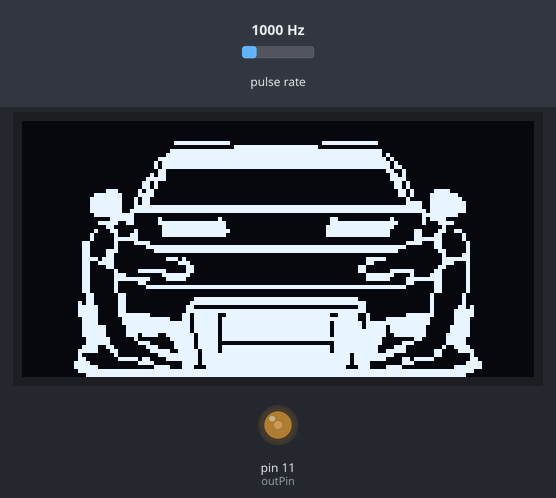
Bench run of a sketch on a simulated Arduino Uno, built with avr-gcc and run on an emulated ATmega328P. Shown: 128×64 one-colour display, output pins drawn as LEDs (lit = HIGH). Wiring (inferred from the names in the program): pulse sensor: data pin 8. The inputs (shaded band) are chosen by the test bench; at power-on: pulse rate 1000 Hz. What the sketch prints to the serial monitor is not drawn.

Above: at 2.14 s.
6.3 s: pulse rate (sensor on pin 8) set to 100 Hz
At 7.5 s:
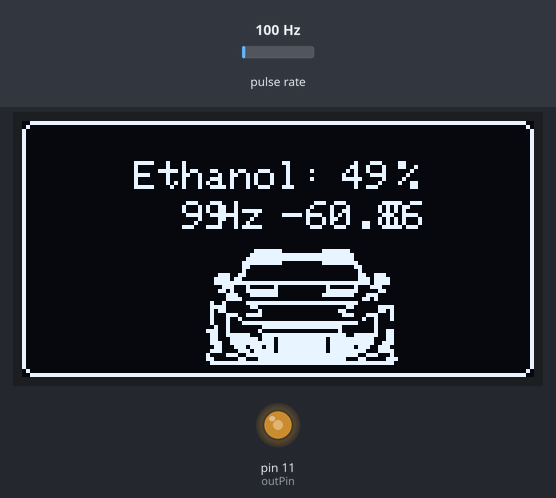
At 12.4 s:
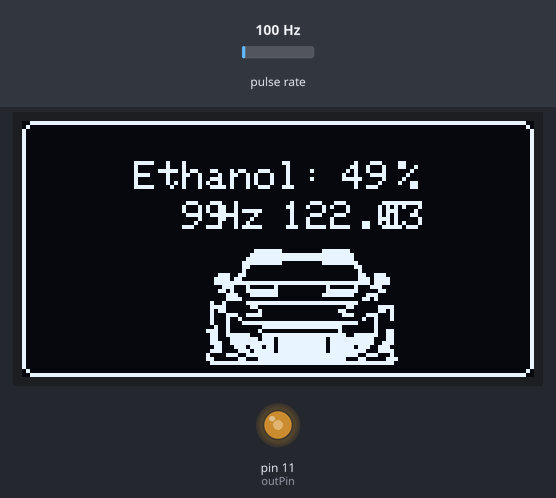
Timing chart, 0 to 13.9 s (numbered marks = the images above; inputs shaded):
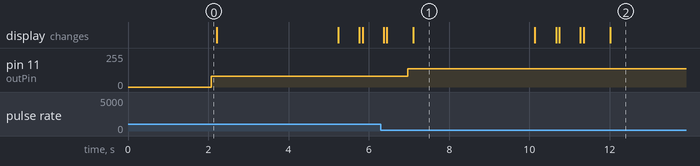

Measured:
- after the input at 6.3 s, pin 11 (outPin): 82/255 → 138/255 after 0.67 s
- what the display in image 1 shows lasts 3.0 s, from 7.1 s to 10.1 s

The sketch:

brzFlexFuel.ino
```cpp
/*******************************************************
This program will sample a 50-150hz signal depending on ethanol
content, and output a 0-5V signal via PWM.
The LCD (for those using an Arduino Uno + LCD shield) will display ethanol content, hz input, mv output, fuel temp

Connect PWM output to TGV. 3.3kOhm resistor works fine.

Input pin 8 (PB0) ICP1 on Atmega328
Output pin 3 or 11, defined below


********************************************************/

// include the library code:
//Changes to use 0.96 oled screen //V-tsan
#include <SPI.h>
#include <Wire.h>
#include <Adafruit_GFX.h>
#include <Adafruit_SSD1306.h>
Adafruit_SSD1306 display(128, 64, &Wire, 4, 800000UL, 100000UL);

//BRZ v3 image code here
static const unsigned char PROGMEM brzCar [] ={
0x00, 0x00, 0x00, 0x00, 0x03, 0xff, 0xf0, 0x00, 0x00, 0x1f, 0xff, 0x80, 0x00, 0x00, 0x00, 0x00,
	0x00, 0x00, 0x00, 0x00, 0x00, 0x00, 0x07, 0xff, 0xff, 0xc0, 0x00, 0x00, 0x00, 0x00, 0x00, 0x00,
	0x00, 0x00, 0x00, 0x00, 0x07, 0xff, 0xff, 0xff, 0xff, 0xff, 0xff, 0xc0, 0x00, 0x00, 0x00, 0x00,
	0x00, 0x00, 0x00, 0x00, 0x0f, 0xff, 0xff, 0xff, 0xff, 0xff, 0xff, 0xd0, 0x00, 0x00, 0x00, 0x00,
	0x00, 0x00, 0x00, 0x00, 0x3f, 0xff, 0xff, 0xff, 0xff, 0xff, 0xff, 0xe8, 0x00, 0x00, 0x00, 0x00,
	0x00, 0x00, 0x00, 0x00, 0x5f, 0xff, 0xff, 0xff, 0xff, 0xff, 0xff, 0xf4, 0x00, 0x00, 0x00, 0x00,
	0x00, 0x00, 0x00, 0x00, 0x5f, 0xff, 0xff, 0xff, 0xff, 0xff, 0xff, 0xf6, 0x00, 0x00, 0x00, 0x00,
	0x00, 0x00, 0x00, 0x00, 0x30, 0x00, 0x00, 0x00, 0x00, 0x00, 0x00, 0x19, 0x00, 0x00, 0x00, 0x00,
	0x00, 0x00, 0x00, 0x00, 0xb0, 0x00, 0x00, 0x00, 0x00, 0x00, 0x00, 0x0d, 0x00, 0x00, 0x00, 0x00,
	0x00, 0x00, 0x00, 0x01, 0xf0, 0x00, 0x00, 0x00, 0x00, 0x00, 0x00, 0x0f, 0x00, 0x00, 0x00, 0x00,
	0x00, 0x00, 0x00, 0x03, 0x40, 0x00, 0x00, 0x00, 0x00, 0x00, 0x00, 0x06, 0x80, 0x00, 0x00, 0x00,
	0x00, 0x00, 0x00, 0x03, 0x40, 0x00, 0x00, 0x00, 0x00, 0x00, 0x00, 0x06, 0x80, 0x00, 0x00, 0x00,
	0x00, 0x00, 0x07, 0x05, 0x80, 0x00, 0x00, 0x00, 0x00, 0x00, 0x00, 0x03, 0x41, 0xe0, 0x00, 0x00,
	0x00, 0x00, 0x3f, 0x87, 0x80, 0x00, 0x00, 0x00, 0x00, 0x00, 0x00, 0x03, 0x43, 0xf8, 0x00, 0x00,
	0x00, 0x00, 0x7f, 0x8b, 0x00, 0x00, 0x00, 0x00, 0x00, 0x00, 0x00, 0x00, 0x83, 0xfc, 0x00, 0x00,
	0x00, 0x00, 0x7f, 0x8b, 0x00, 0x00, 0x00, 0x00, 0x00, 0x00, 0x00, 0x00, 0xf3, 0xfe, 0x00, 0x00,
	0x00, 0x00, 0x7f, 0x8f, 0xff, 0xff, 0xff, 0xff, 0xff, 0xff, 0xff, 0xff, 0xf3, 0xfe, 0x00, 0x00,
	0x00, 0x00, 0x7f, 0x9f, 0xff, 0xff, 0xff, 0xff, 0xff, 0xff, 0xff, 0xff, 0xfb, 0xfe, 0x00, 0x00,
	0x00, 0x00, 0x3f, 0xf0, 0x00, 0x00, 0x00, 0x00, 0x00, 0x00, 0x00, 0x00, 0x0f, 0xf8, 0x00, 0x00,
	0x00, 0x00, 0x03, 0xf0, 0x20, 0x00, 0x40, 0x00, 0x00, 0x06, 0x00, 0x08, 0x0b, 0xc0, 0x00, 0x00,
	0x00, 0x00, 0x1f, 0x30, 0x3f, 0xff, 0xe0, 0x00, 0x00, 0x07, 0xff, 0xfc, 0x08, 0xf0, 0x00, 0x00,
	0x00, 0x00, 0x06, 0x00, 0x1f, 0xff, 0xe0, 0x00, 0x00, 0x0f, 0xff, 0xf8, 0x00, 0x40, 0x00, 0x00,
	0x00, 0x00, 0x23, 0x08, 0x1f, 0xff, 0xf0, 0x00, 0x00, 0x0f, 0xff, 0xf0, 0x30, 0xcc, 0x00, 0x00,
	0x00, 0x00, 0x41, 0x18, 0x1f, 0xff, 0xe0, 0x00, 0x00, 0x0f, 0xff, 0xf0, 0x31, 0x82, 0x00, 0x00,
	0x00, 0x00, 0x41, 0xf8, 0x00, 0x00, 0x00, 0x00, 0x00, 0x00, 0x00, 0x00, 0x3f, 0x82, 0x00, 0x00,
	0x00, 0x01, 0x81, 0x0f, 0x00, 0x00, 0x00, 0x00, 0x00, 0x00, 0x00, 0x00, 0xf1, 0x81, 0x00, 0x00,
	0x00, 0x01, 0x81, 0x01, 0xff, 0xff, 0xff, 0xff, 0xff, 0xff, 0xff, 0xff, 0x01, 0x81, 0x00, 0x00,
	0x00, 0x01, 0x87, 0x00, 0x7f, 0xff, 0xff, 0xff, 0xff, 0xff, 0xff, 0xfc, 0x00, 0xc1, 0x00, 0x00,
	0x00, 0x01, 0x86, 0x00, 0x00, 0x00, 0x00, 0x00, 0x00, 0x00, 0x00, 0x00, 0x00, 0x43, 0x00, 0x00,
	0x00, 0x01, 0xee, 0x00, 0x0e, 0x80, 0x00, 0x00, 0x00, 0x00, 0x03, 0xe0, 0x00, 0x7f, 0x00, 0x00,
	0x00, 0x01, 0x9e, 0x00, 0x01, 0xc0, 0x00, 0x00, 0x00, 0x00, 0x03, 0x00, 0x00, 0x71, 0x00, 0x00,
	0x00, 0x01, 0x86, 0x00, 0x00, 0x60, 0x00, 0x00, 0x00, 0x00, 0x0c, 0x00, 0x00, 0xc1, 0x00, 0x00,
	0x00, 0x01, 0x81, 0x07, 0xf0, 0x60, 0x00, 0x00, 0x00, 0x00, 0x0c, 0x0f, 0xc1, 0x81, 0x00, 0x00,
	0x00, 0x01, 0x81, 0xc0, 0x1f, 0xc0, 0x00, 0x00, 0x00, 0x00, 0x03, 0xf8, 0x43, 0x81, 0x00, 0x00,
	0x00, 0x01, 0x81, 0xff, 0x0f, 0x80, 0x00, 0x00, 0x00, 0x00, 0x03, 0xf0, 0xff, 0x81, 0x00, 0x00,
	0x00, 0x01, 0x81, 0x06, 0x00, 0x00, 0x00, 0x00, 0x00, 0x00, 0x00, 0x00, 0xc1, 0x81, 0x00, 0x00,
	0x00, 0x01, 0x81, 0x01, 0xff, 0xff, 0xff, 0xff, 0xff, 0xff, 0xff, 0xff, 0x01, 0x81, 0x00, 0x00,
	0x00, 0x01, 0x81, 0x00, 0x00, 0x00, 0x00, 0x00, 0x00, 0x00, 0x00, 0x00, 0x01, 0x81, 0x00, 0x00,
	0x00, 0x00, 0xc0, 0xc0, 0x00, 0x00, 0x00, 0x00, 0x00, 0x00, 0x00, 0x00, 0x02, 0x02, 0x00, 0x00,
	0x00, 0x00, 0xc0, 0xc0, 0x00, 0x1f, 0xff, 0xff, 0xff, 0xff, 0xf0, 0x00, 0x02, 0x02, 0x00, 0x00,
	0x00, 0x02, 0xc0, 0xc0, 0x00, 0x3f, 0xff, 0xff, 0xff, 0xff, 0xfc, 0x00, 0x02, 0x02, 0x00, 0x00,
	0x00, 0x03, 0xe0, 0xc0, 0x00, 0x60, 0x00, 0x00, 0x00, 0x00, 0x0c, 0x00, 0x02, 0x06, 0x80, 0x00,
	0x00, 0x03, 0xe0, 0xc0, 0x00, 0x7f, 0xff, 0xff, 0xff, 0xff, 0xfc, 0x00, 0x02, 0x0f, 0x80, 0x00,
	0x00, 0x03, 0xe0, 0xff, 0x00, 0xdf, 0x9f, 0xff, 0xff, 0xf9, 0xf2, 0x00, 0xfe, 0x0f, 0x80, 0x00,
	0x00, 0x01, 0xe0, 0x7f, 0xf8, 0xdf, 0xbf, 0xff, 0xff, 0xff, 0xf2, 0x1f, 0xfc, 0x0f, 0x00, 0x00,
	0x00, 0x01, 0xe0, 0x7f, 0xff, 0xdf, 0xbf, 0xff, 0xff, 0xfb, 0xfb, 0xff, 0xfc, 0x0f, 0x00, 0x00,
	0x00, 0x01, 0xf8, 0x3f, 0xff, 0xdf, 0xbf, 0xff, 0xff, 0xfb, 0xfb, 0xef, 0xf8, 0x1f, 0x00, 0x00,
	0x00, 0x01, 0xf8, 0x3f, 0xff, 0xdf, 0xbf, 0xff, 0xff, 0xfb, 0xff, 0xef, 0xf8, 0x1f, 0x00, 0x00,
	0x00, 0x01, 0xf8, 0x3b, 0xcf, 0xef, 0xbf, 0xff, 0xff, 0xfb, 0xff, 0xe7, 0xf8, 0x3f, 0x00, 0x00,
	0x00, 0x00, 0xfc, 0x08, 0x07, 0xef, 0xbf, 0xff, 0xff, 0xff, 0xff, 0xc0, 0x30, 0x3e, 0x00, 0x00,
	0x00, 0x00, 0xfc, 0x07, 0x03, 0xef, 0x80, 0x00, 0x00, 0x03, 0xff, 0xc1, 0xc0, 0x3e, 0x00, 0x00,
	0x00, 0x01, 0xe6, 0x01, 0xc3, 0xef, 0xbf, 0xff, 0xff, 0xfb, 0xff, 0x87, 0x00, 0x4f, 0x00, 0x00,
	0x00, 0x03, 0xe3, 0x00, 0xf9, 0xf7, 0xbf, 0xff, 0xff, 0xfb, 0xff, 0x9f, 0x01, 0x87, 0x80, 0x00,
	0x00, 0x02, 0x01, 0x00, 0x3f, 0xf7, 0xff, 0xff, 0xff, 0xff, 0xdf, 0xf8, 0x01, 0x80, 0x80, 0x00,
	0x00, 0x03, 0x00, 0xfb, 0x0f, 0xf7, 0xff, 0xff, 0xff, 0xff, 0xdf, 0xe1, 0xbe, 0x00, 0xc0, 0x00,
	0x00, 0x07, 0x80, 0x07, 0x80, 0xf7, 0xff, 0xff, 0xff, 0xff, 0xde, 0x01, 0xc0, 0x01, 0xe0, 0x00,
	0x00, 0x07, 0xe0, 0x00, 0x78, 0xe3, 0xff, 0xff, 0xff, 0xff, 0x8e, 0x1e, 0x00, 0x0f, 0xe0, 0x00,
	0x00, 0x03, 0xff, 0xff, 0xff, 0xff, 0xff, 0xff, 0xff, 0xff, 0xff, 0xff, 0xff, 0xff, 0x80, 0x00,
	0x00, 0x00, 0xff, 0xff, 0xff, 0xff, 0xff, 0xff, 0xff, 0xff, 0xff, 0xff, 0xff, 0xfe, 0x00, 0x00,
	0x00, 0x00, 0x00, 0x00, 0x00, 0x00, 0x00, 0x00, 0x00, 0x00, 0x00, 0x00, 0x00, 0x00, 0x00, 0x00,
	0x00, 0x00, 0x00, 0x00, 0x00, 0x00, 0x00, 0x00, 0x00, 0x00, 0x00, 0x00, 0x00, 0x00, 0x00, 0x00,
	0x00, 0x00, 0x00, 0x00, 0x00, 0x00, 0x00, 0x00, 0x00, 0x00, 0x00, 0x00, 0x00, 0x00, 0x00, 0x00,
	0x00, 0x00, 0x00, 0x00, 0x00, 0x00, 0x00, 0x00, 0x00, 0x00, 0x00, 0x00, 0x00, 0x00, 0x00, 0x00,
	0x00, 0x00, 0x00, 0x00, 0x00, 0x00, 0x00, 0x00, 0x00, 0x00, 0x00, 0x00, 0x00, 0x00, 0x00, 0x00
  };

static const unsigned char PROGMEM smallBrzCar [] ={
// 'download-ConvertImage', 60x40px
0x00, 0x00, 0x3f, 0x80, 0x1f, 0xc0, 0x00, 0x00, 0x00, 0x00, 0x7f, 0xff, 0xff, 0xe0, 0x00, 0x00,
0x00, 0x00, 0xff, 0xff, 0xff, 0xe0, 0x00, 0x00, 0x00, 0x01, 0xff, 0x80, 0x1f, 0xf0, 0x00, 0x00,
0x00, 0x01, 0x80, 0x00, 0x00, 0x18, 0x00, 0x00, 0x00, 0x01, 0x00, 0x00, 0x00, 0x08, 0x00, 0x00,
0x00, 0x73, 0x00, 0x00, 0x00, 0x0c, 0xe0, 0x00, 0x00, 0xf6, 0x00, 0x00, 0x00, 0x0e, 0xf0, 0x00,
0x00, 0xff, 0xff, 0xff, 0xff, 0xfe, 0xf0, 0x00, 0x00, 0x38, 0x81, 0x00, 0x08, 0x11, 0xc0, 0x00,
0x00, 0x68, 0xff, 0x00, 0x0f, 0xf0, 0x60, 0x00, 0x00, 0x1c, 0x7f, 0x00, 0x1f, 0xe3, 0x80, 0x00,
0x00, 0x1e, 0x00, 0x00, 0x00, 0x06, 0x80, 0x00, 0x01, 0x20, 0xff, 0xff, 0xff, 0xf0, 0x00, 0x00,
0x01, 0xe0, 0x60, 0x00, 0x00, 0x60, 0x78, 0x00, 0x01, 0x60, 0x10, 0x00, 0x01, 0x80, 0x68, 0x00,
0x01, 0x1c, 0xf0, 0x00, 0x00, 0xe3, 0x88, 0x00, 0x01, 0x12, 0x00, 0x00, 0x00, 0x04, 0x88, 0x00,
0x01, 0x11, 0xff, 0xff, 0xff, 0xf0, 0x80, 0x00, 0x00, 0x90, 0x0f, 0xff, 0xff, 0x00, 0x80, 0x00,
0x03, 0x90, 0x10, 0x00, 0x01, 0x00, 0x98, 0x00, 0x01, 0x9f, 0x8f, 0xff, 0xff, 0x9f, 0x98, 0x00,
0x01, 0x8f, 0xee, 0xff, 0xf7, 0xff, 0x18, 0x00, 0x01, 0xcf, 0xfe, 0xff, 0xf7, 0xff, 0x38, 0x00,
0x00, 0xc7, 0x76, 0xff, 0xf7, 0xee, 0x70, 0x00, 0x01, 0xc3, 0xbe, 0xff, 0xf7, 0xfc, 0x78, 0x00,
0x02, 0x1c, 0xff, 0xff, 0xff, 0xf3, 0x88, 0x00, 0x03, 0x03, 0x1f, 0xff, 0xff, 0x8c, 0x1c, 0x00,
0x01, 0xff, 0xff, 0xff, 0xff, 0xff, 0xf8, 0x00, 0x00, 0x00, 0x00, 0x00, 0x00, 0x00, 0x00, 0x00,
0x00, 0x00, 0x00, 0x00, 0x00, 0x00, 0x00, 0x00, 0x00, 0x00, 0x00, 0x00, 0x00, 0x00, 0x00, 0x00,
0x00, 0x00, 0x00, 0x00, 0x00, 0x00, 0x00, 0x00, 0x00, 0x00, 0x00, 0x00, 0x00, 0x00, 0x00, 0x00,
0x00, 0x00, 0x00, 0x00, 0x00, 0x00, 0x00, 0x00, 0x00, 0x00, 0x00, 0x00, 0x00, 0x00, 0x00, 0x00,
0x00, 0x00, 0x00, 0x00, 0x00, 0x00, 0x00, 0x00, 0x00, 0x00, 0x00, 0x00, 0x00, 0x00, 0x00, 0x00,
0x00, 0x00, 0x00, 0x00, 0x00, 0x00, 0x00, 0x00, 0x00, 0x00, 0x00, 0x00, 0x00, 0x00, 0x00, 0x00
};

/* Declaration for an SSD1306 display connected to I2C (SDA, SCL pins)
Pins:
 * GND = GND
 * VCC = 5V
 * SCL = A5
 * SDA = A4
  */


int inpPin = 8;     //define input pin to 8
int outPin = 11;    //define PWM output, possible pins with LCD and 32khz freq. are 3 and 11 (Nano and Uno)

//Define global variables
volatile uint16_t revTick;    //Ticks per revolution
uint16_t pwm_output  = 0;     //integer for storing PWM value (0-255 value)
int HZ;                   //unsigned 16bit integer for storing HZ input
int ethanol = 0;              //Store ethanol percentage here
float expectedv;              //store expected voltage here - range for typical GM sensors is usually 0.5-4.5v

int duty;                     //Duty cycle (0.0-100.0)
float period;                 //Store period time here (eg.0.0025 s)
float temperature = 0;        //Store fuel temperature here
int fahr = 0;
int cels = 0;
static long highTime = 0;
static long lowTime = 0;
static long tempPulse;

void setupTimer()   // setup timer1
{
  TCCR1A = 0;      // normal mode
  TCCR1B = 132;    // (10000100) Falling edge trigger, Timer = CPU Clock/256, noise cancellation on
  TCCR1C = 0;      // normal mode
  TIMSK1 = 33;     // (00100001) Input capture and overflow interupts enabled
  TCNT1 = 0;       // start from 0
}

ISR(TIMER1_CAPT_vect)    // PULSE DETECTED!  (interrupt automatically triggered, not called by main program)
{
  revTick = ICR1;      // save duration of last revolution
  TCNT1 = 0;       // restart timer for next revolution
}

ISR(TIMER1_OVF_vect)    // counter overflow/timeout
{ revTick = 0; }        // Ticks per second = 0

bool restDisplay = false; //oled resync

void setup()
{
  Serial.begin(9600);
  pinMode(inpPin,INPUT);
  setPwmFrequency(outPin,1); //Modify frequency on PWM output
  setupTimer();
  // Screen initialize
  display.begin(SSD1306_SWITCHCAPVCC, 0x3c); // initialize with the I2C addr 0x3D (for the 128x64)
  display.clearDisplay();
  display.setTextColor(WHITE);
  display.setRotation(0);// Rotate the display at the start:  0, 1, 2 or 3 = (0, 90, 180 or 270 degrees)
  display.clearDisplay();
  display.drawBitmap(0, 5, brzCar, 128, 64, WHITE); //draw v3 car here
  display.display();
  delay(2000); //start up screen
}

void loop()
{
  getfueltemp(inpPin); //read fuel temp from input duty cycle

  if (revTick > 0) // Avoid dividing by zero, sample in the HZ
    {HZ = 62200 / revTick;}     // 3456000ticks per minute, 57600 per second
    else
    {HZ = 0;}                   //needs real sensor test to determine correct tickrate

  //calculate ethanol percentage
    if (HZ > 50) // Avoid dividing by zero
    {ethanol = (HZ-50);}
    else
    {ethanol = 0;}

if (ethanol > 99) // Avoid overflow in PWM
{ethanol = 99;}

  expectedv = ((((HZ-50.0)*0.01)*4)+0.5);
  //Screen calculations
  pwm_output = 1.1 * (255 * (expectedv/5.0)); //calculate output PWM for ECU


  //PWM output
  analogWrite(outPin, pwm_output); //write the PWM value to output pin
  delay(100);  //make screen more easily readable by not updating it too often

  //Ethanol Screen here
  ethanolScreen();
  //Face loop here
  delay(3000);
  drawOpeneyes(22, 26);
  delay(500);
  drawClosedyes(22);
  delay(50);
  drawOpeneyes(22, 26);
  delay(500);
  drawWinkEyes(22,26);
  delay(50);
    drawOpeneyes(22, 26);
  delay(500);
}

void getfueltemp(int inpPin){ //read fuel temp from input duty cycle
highTime = 0;
lowTime = 0;

tempPulse = pulseIn(inpPin,HIGH);
  if(tempPulse>highTime){
  highTime = tempPulse;
  }

tempPulse = pulseIn(inpPin,LOW);
  if(tempPulse>lowTime){
  lowTime = tempPulse;
  }

duty = ((100*(highTime/(double (lowTime+highTime))))); //Calculate duty cycle (integer extra decimal)
float T = (float(1.0/float(HZ)));             //Calculate total period time
float period = float(100-duty)*T;             //Calculate the active period time (100-duty)*T
float temp2 = float(10) * float(period);      //Convert ms to whole number
temperature = ((40.25 * temp2)-81.25);        //Calculate temperature for display (1ms = -40, 5ms = 80)
int cels = int(temperature);
cels = cels*0.1;
float fahrtemp = ((temperature*1.8)+32);
fahr = fahrtemp*0.1;

}

void setPwmFrequency(int pin, int divisor) { //This code snippet raises the timers linked to the PWM outputs
  byte mode;                                 //This way the PWM frequency can be raised or lowered. Prescaler of 1 sets PWM output to 32KHz (pin 3, 11)
  if(pin == 5 || pin == 6 || pin == 9 || pin == 10) {
    switch(divisor) {
      case 1: mode = 0x01; break;
      case 8: mode = 0x02; break;
      case 64: mode = 0x03; break;
      case 256: mode = 0x04; break;
      case 1024: mode = 0x05; break;
      default: return;
    }
    if(pin == 5 || pin == 6) {
      TCCR0B = TCCR0B & 0b11111000 | mode;
    } else {
      TCCR1B = TCCR1B & 0b11111000 | mode;
    }
  } else if(pin == 3 || pin == 11) {
    switch(divisor) {
      case 1: mode = 0x01; break;
      case 8: mode = 0x02; break;
      case 32: mode = 0x03; break;
      case 64: mode = 0x04; break;
      case 128: mode = 0x05; break;
      case 256: mode = 0x06; break;
      case 1024: mode = 0x7; break;
      default: return;
    }
    TCCR2B = TCCR2B & 0b11111000 | mode;
  }
}


void drawOpeneyes(int eyeWidth, int eyeHeight) {
  display.clearDisplay();
  display.fillRoundRect(0, 20, eyeWidth, eyeHeight, eyeWidth/2, WHITE);
  display.fillRoundRect(display.width()-eyeWidth, 20, eyeWidth, eyeHeight, eyeWidth/2, WHITE);
  display.fillRoundRect(display.width()/2-20, display.height()-10, 40, 10, 5, WHITE);
  display.display();
}

void drawClosedyes(int eyeWidth) {
  display.clearDisplay();
  display.fillRoundRect(0, 28, eyeWidth, 6, 3, WHITE);
  display.fillRoundRect(display.width()-eyeWidth, 28, eyeWidth, 6, 3, WHITE);
  display.fillRoundRect(display.width()/2-20, display.height()-10, 40, 10, 5, WHITE);
  display.display();
}
void drawWinkEyes(int eyeWidth, int eyeHeight) {
  display.clearDisplay();
  display.fillRoundRect(0, 30, eyeWidth, 6, 3, WHITE); // left eye
  display.fillRoundRect(display.width()-eyeWidth, 20, eyeWidth, eyeHeight, eyeWidth/2, WHITE); //right eye
  display.fillRoundRect(display.width()/2-20, display.height()-10, 40, 10, 5, WHITE); // mouth
  display.display();
}

//X goes ->
//Y goes (down )
void ethanolScreen() {
    display.clearDisplay();
    display.setTextWrap(false);
    display.setTextColor(WHITE);
    display.drawRoundRect(0, 0, 128, 64, 3, 1);
    display.setCursor(28, 10);
    display.println("Ethanol:   %");
    display.setCursor(80, 10);
    display.print(ethanol);

    display.setCursor(1, 20);
    display.println("        Hz     C     ");
    display.setCursor(40,20);
    display.print(HZ);
    display.setCursor(65,20);
    display.print(temperature);
    Serial.println(ethanol);
    Serial.println(pwm_output);
    Serial.println(expectedv);
    Serial.println(HZ);
    display.drawBitmap(40, 32, smallBrzCar, 60, 40, WHITE); //draw v3 small car
    display.display();
}
```
